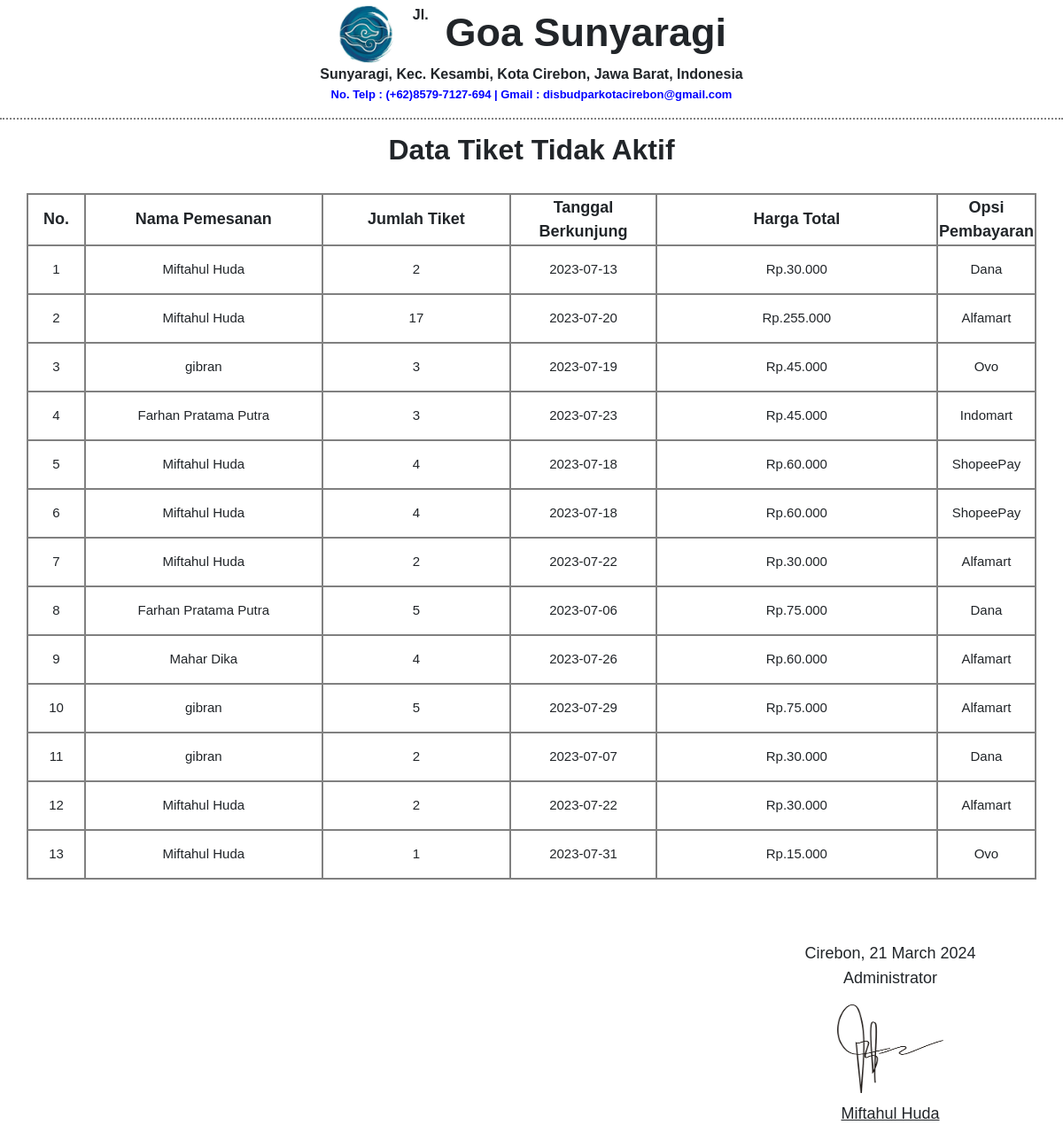
Screenshot of /admin/report_tiket.php?tiket=Tidak Aktif (signed in) with the database file from the repository.
### tables this page shows
CREATE TABLE `tbl_tiket` (
  `id_tiket` int(11) NOT NULL,
  `id_user` int(11) NOT NULL,
  `jmlh_tiket` varchar(5) NOT NULL,
  `tgl_kunjungan` date NOT NULL,
  `harga` double NOT NULL,
  `opsi_bayar` varchar(20) NOT NULL,
  `pin` varchar(8) NOT NULL,
  `status` varchar(20) NOT NULL
);

CREATE TABLE `tbl_user` (
  `id_user` int(11) NOT NULL,
  `nama` varchar(50) NOT NULL,
  `jenis_kelamin` varchar(20) NOT NULL,
  `no_telp` varchar(15) NOT NULL,
  `tgl_lahir` date NOT NULL,
  `username` varchar(30) NOT NULL,
  `gmail` varchar(70) NOT NULL,
  `password` varchar(50) NOT NULL
);

### admin/report_tiket.php (the view, shortened to what this page needs)
<?php
require_once "../function.php";
$tiket = mysqli_query($db, "SELECT * FROM tbl_tiket WHERE status = '$_GET[tiket]'");
$status = mysqli_fetch_array($tiket);
?>
<!DOCTYPE html>
<html lang="en">
  <head>
    <link href="https://cdn.jsdelivr.net/npm/bootstrap@5.3.0/dist/css/bootstrap.min.css" rel="stylesheet" />
    <link rel="stylesheet" href="report2.css" />
  </head>
  <body onload="javascript: window.print()">
    <div class="page1">
      <div class="judul">
        <div class="logo">
          <img src="../assets/logo1.jpg" alt="" />
        </div>
        <div class="teks">
          <h1>Goa Sunyaragi</h1>
        </div>
      </div>
      <p class="alamat">Jl. Sunyaragi, Kec. Kesambi, Kota Cirebon, Jawa Barat, Indonesia</p>
      <p class="telp">No. Telp : (+62)8579-7127-694 | Gmail : disbudparkotacirebon@gmail.com</p>
    </div>
    <div class="page2">
      <h2>Data Tiket <?= "$status[status]" ?></h2>
      <table>
        <tr>
            <th>No.</th>
            <th>Nama Pemesanan</th>
            <th>Jumlah Tiket</th>
            <th>Tanggal Berkunjung</th>
            <th>Harga Total</th>
            <th>Opsi Pembayaran</th>
        </tr>
        <?php
                                            include_once "../function.php";
                                            $sqltiket = mysqli_query($db, "SELECT * FROM tbl_tiket INNER JOIN tbl_user ON tbl_tiket.id_user = tbl_user.id_user WHERE tbl_tiket.status = '$status[status]'");
                                            $no = 1;
                                            while($ttiket = mysqli_fetch_array($sqltiket)) {
                                            ?>
                                        <tr>
                                            <td><?= "$no" ?></td>
                                            <td><?= "$ttiket[nama]" ?></td>
                                            <td><?= "$ttiket[jmlh_tiket]" ?></td>
                                            <td><?= "$ttiket[tgl_kunjungan]" ?></td>
                                            <td>Rp.<?= number_format("$ttiket[harga]", 0, ",", ".") ?></td>
                                            <td><?= "$ttiket[opsi_bayar]" ?></td>
                                        </tr>
                                        <?php
                                            $no++;
                                            }
                                            ?>
      </table>
    </div>
    <?php
    $sekarang = time();
    $tanggal = date("d F Y", $sekarang);
    ?>
    <div class="page3">
      <p class="waktu">Cirebon, <?= "$tanggal" ?></p>
      <p class="admin">Administrator</p>
      <div class="tanda_tangan">
        <img src="../assets/tanda_tangan.png" alt="" />
      </div>
      <p class="nama">Miftahul Huda</p>
    </div>
  </body>
</html>

### admin/report2.css (style rules this page uses)
body { padding: 0; margin: 0; font-family: Verdana, Geneva, Tahoma, sans-serif; }
.page1 { justify-content: center; width: 100vw; border-bottom: 2px dotted gray; }
.logo { float: left; }
.teks { float: right; }
.judul { margin: auto; width: 440px; }
.teks h1 { padding-top: 5px; font-size: 45px; font-weight: 800; }
.logo img { width: 67px; height: 67px; border-radius: 100%; }
.page1 .alamat { font-size: 16px; font-weight: 600; text-align: center; width: 100%; margin-top: 5px; }
.page1 .telp { font-size: 13px; width: 100%; text-align: center; margin-top: -15px; color: blue; font-weight: 600; }
.page2 { width: 100vw; padding-top: 15px; }
.page2 h2 { text-align: center; font-weight: 600; }
.page2 table { border: 2px solid gray; margin: auto; width: 95%; margin-top: 30px; }
table th { border: 2px solid gray; font-size: 18px; text-align: center; height: 55px; }
table td { border: 2px solid gray; text-align: center; font-size: 15px; height: 55px; }
table tr:nth-child(1) th:nth-child(1) { width: 6%; }
table tr:nth-child(1) th:nth-child(2) { width: 25%; }
table tr:nth-child(1) th:nth-child(3) { width: 20%; }
table tr:nth-child(1) th:nth-child(4) { width: 15%; }
table tr:nth-child(1) th:nth-child(5) { width: 30%; }
table tr:nth-child(1) th:nth-child(6) { width: 25%; }
.page3 { width: 30vw; text-align: center; float: right; margin-top: 70px; font-size: 18px; margin-right: 15px; }
.page3 .tanda_tangan img { height: 100px; width: 120px; margin-bottom: 10px; }
.page3 .admin { margin-top: -15px; }
.page3 .nama { text-decoration: underline; }

### rows the page displays
tbl_tiket: status "Tidak Aktif", id_user.nama "Miftahul Huda", jmlh_tiket "2", tgl_kunjungan "2023-07-13", harga "30.000", opsi_bayar "Dana"
tbl_tiket: id_user.nama "Miftahul Huda", jmlh_tiket "17", tgl_kunjungan "2023-07-20", harga "255.000", opsi_bayar "Alfamart"
tbl_tiket: id_user.nama "gibran", jmlh_tiket "3", tgl_kunjungan "2023-07-19", harga "45.000", opsi_bayar "Ovo"
tbl_tiket: id_user.nama "Farhan Pratama Putra", jmlh_tiket "3", tgl_kunjungan "2023-07-23", harga "45.000", opsi_bayar "Indomart"
tbl_tiket: id_user.nama "Miftahul Huda", jmlh_tiket "4", tgl_kunjungan "2023-07-18", harga "60.000", opsi_bayar "ShopeePay"
tbl_tiket: id_user.nama "Miftahul Huda", jmlh_tiket "4", tgl_kunjungan "2023-07-18", harga "60.000", opsi_bayar "ShopeePay"
tbl_tiket: id_user.nama "Miftahul Huda", jmlh_tiket "2", tgl_kunjungan "2023-07-22", harga "30.000", opsi_bayar "Alfamart"
tbl_tiket: id_user.nama "Farhan Pratama Putra", jmlh_tiket "5", tgl_kunjungan "2023-07-06", harga "75.000", opsi_bayar "Dana"
tbl_tiket: id_user.nama "Mahar Dika", jmlh_tiket "4", tgl_kunjungan "2023-07-26", harga "60.000", opsi_bayar "Alfamart"
tbl_tiket: id_user.nama "gibran", jmlh_tiket "5", tgl_kunjungan "2023-07-29", harga "75.000", opsi_bayar "Alfamart"
tbl_tiket: id_user.nama "gibran", jmlh_tiket "2", tgl_kunjungan "2023-07-07", harga "30.000", opsi_bayar "Dana"
tbl_tiket: id_user.nama "Miftahul Huda", jmlh_tiket "2", tgl_kunjungan "2023-07-22", harga "30.000", opsi_bayar "Alfamart"
tbl_tiket: id_user.nama "Miftahul Huda", jmlh_tiket "1", tgl_kunjungan "2023-07-31", harga "15.000", opsi_bayar "Ovo"
